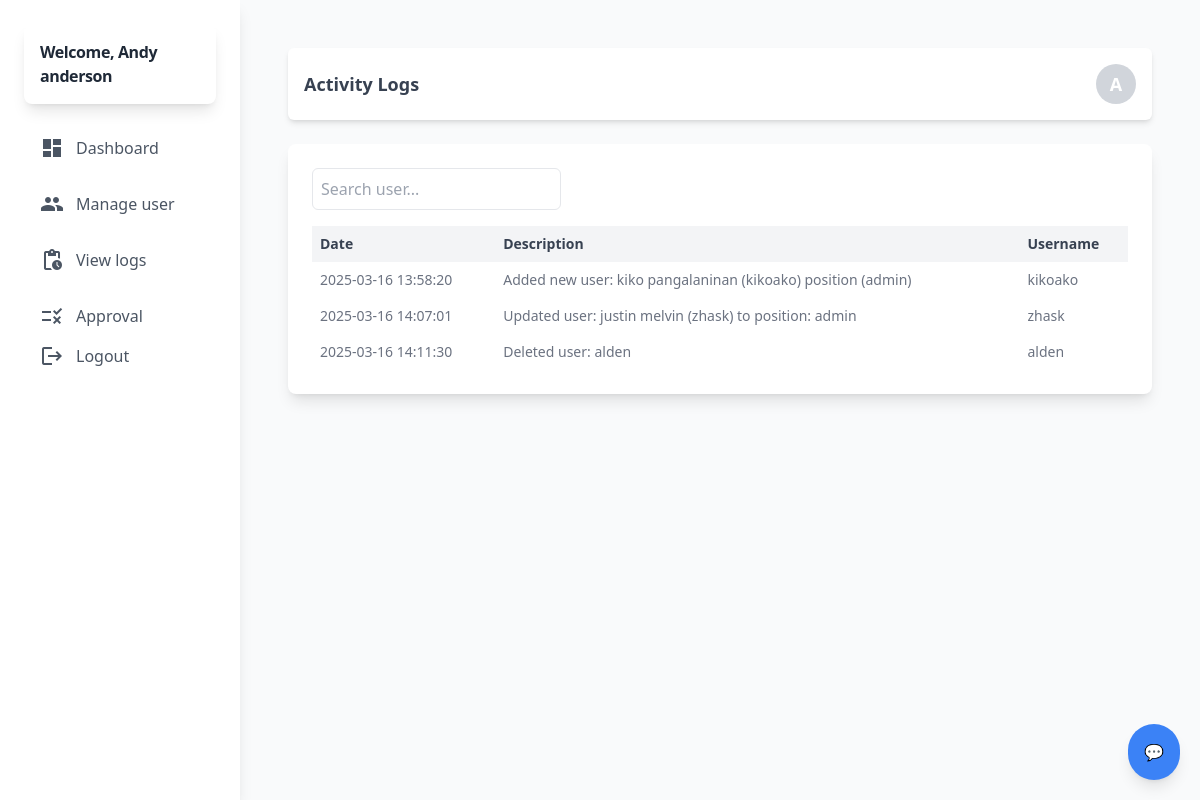
The app's page /admin/view_logs.php (signed in) with its own data.
### tables this page shows
CREATE TABLE `user` (
  `id` int(11) NOT NULL,
  `name` varchar(255) NOT NULL,
  `username` varchar(255) NOT NULL,
  `password` varchar(255) NOT NULL,
  `type` varchar(60) NOT NULL,
  `status` int(11) NOT NULL DEFAULT 1 COMMENT '0=deleted,1=existing'
);

CREATE TABLE `activity_logs` (
  `log_id` int(11) NOT NULL,
  `log_user_id` int(11) NOT NULL,
  `log_description` text NOT NULL,
  `log_date` timestamp NOT NULL DEFAULT current_timestamp() ON UPDATE current_timestamp()
);

### admin/backend/db.php (called while the page is built, shortened)
<?php
class db_connect
{
    public $host = db_host;
    public $user = db_user;
    public $pass = db_pass;
    public $name = db_name;
    public function connect()
    {
        try {
            $this->conn = new mysqli($this->host, $this->user, $this->pass, $this->name);
        } catch (\Throwable $th) {
            header("Location:setup.php");
        }
    }
}

### admin/backend/class.php (called while the page is built, shortened)
<?php
include ('db.php');
class global_class extends db_connect
{
    public function check_account($user_id ) {
        $query = "SELECT * FROM user WHERE id = $user_id";
        $result = $this->conn->query($query);
        $items = [];
        if ($result && $result->num_rows > 0) {
            while ($row = $result->fetch_assoc()) {
                $items[] = $row;
            }
        }
        return $items;
    }
    public function fetch_all_logs(){
        $query = $this->conn->prepare("SELECT * FROM `activity_logs`
        LEFT JOIN user ON user.id = activity_logs.log_user_id
        ");
        if ($query->execute()) {
            $result = $query->get_result();
            return $result;
        }
    }
}

### admin/backend/end-points/log_list.php (the view)
<?php
$fetch_all_user = $db->fetch_all_logs();
if ($fetch_all_user->num_rows>0): ?>
    <?php foreach ($fetch_all_user as $user):
        ?>
       <tr>
            <td class="p-2"><?php echo htmlspecialchars($user['log_date']); ?></td>
            <td class="p-2"><?php echo htmlspecialchars($user['log_description']); ?></td>
            <td class="p-2"><?php echo htmlspecialchars($user['username']); ?></td>
        </tr>
    <?php endforeach; ?>
<?php else: ?>
    <tr>
        <td colspan="5" class="p-2">No record found.</td>
    </tr>
<?php endif; ?>

### admin/components/header.php (shortened to what this page needs)
<?php
include('backend/class.php');
$db = new global_class();
if (isset($_SESSION['id'])) {
    $admin_id = intval($_SESSION['id']);
    $account = $db->check_account($admin_id);
} else {
   header('location: index.php');
}
?>
<!DOCTYPE html>
<html lang="en">
<head>
  <script src="https://cdn.tailwindcss.com"></script>
  <link rel="stylesheet" href="https://cdnjs.cloudflare.com/ajax/libs/AlertifyJS/1.13.1/css/alertify.css" />
</head>
<body class="bg-gray-100 font-sans antialiased">
  <div class="min-h-screen flex flex-col lg:flex-row">
<aside id="sidebar" class="bg-white shadow-lg w-64 lg:w-1/5 xl:w-1/6 p-6 space-y-6 lg:static fixed inset-y-0 left-0 z-50 transform -translate-x-full lg:translate-x-0 transition-transform duration-300 ease-in-out">
  <div class="flex items-center space-x-4 p-4 bg-white rounded-lg shadow-lg hover:shadow-xl transition-shadow duration-300">
  <h1 class="text-1xl font-bold text-gray-800 tracking-tight text-left lg:text-left hover:text-indigo-600 transition-colors duration-300">Welcome, <?=ucfirst($account[0]['name'])?></h1>
</div>
  <nav class="space-y-4 text-left lg:text-left">
    <?php if($account[0]['type']=="super admin"){?>
      <a href="index.php" class="flex items-center lg:justify-start space-x-3 text-gray-600 hover:text-blue-500 hover:bg-gray-100 px-4 py-2 rounded-md transition-all duration-300">
          <span class="material-icons">dashboard</span>
          <span>Dashboard</span>
      </a>
        <a href="manage_user.php" class="flex items-center lg:justify-start space-x-3 text-gray-600 hover:text-blue-500 hover:bg-gray-100 px-4 py-2 rounded-md transition-all duration-300">
          <span class="material-icons">group</span>
          <span>Manage user </span>
      </a>
      <a href="view_logs.php" class="flex items-center lg:justify-start space-x-3 text-gray-600 hover:text-blue-500 hover:bg-gray-100 px-4 py-2 rounded-md transition-all duration-300">
          <span class="material-icons">pending_actions</span>
          <span>View logs</span>
      </a>
      <a href="approval.php" class="flex items-center lg:justify-start space-x-3 text-gray-600 hover:text-blue-500 hover:bg-gray-100 px-4 py-2 rounded-md transition-all duration-300">
          <span class="material-icons">rule</span>
          <span>Approval</span>
      </a>
      <?php } ?>
      <a href="logout.php">
          <button class="flex items-center lg:justify-start  space-x-3 text-gray-600 hover:text-red-500 hover:bg-gray-100 px-4 py-2 rounded-md transition-all duration-300">
              <span class="material-icons">logout</span>
              <span>Logout</span>
          </button>
        </a>
  </nav>
</aside>
    <main class="flex-1 bg-gray-50 p-8 lg:p-12">

### admin/view_logs.php
<?php
include "components/header.php";
?>
<div class="flex justify-between items-center bg-white p-4 mb-6 rounded-md shadow-md">
    <h2 class="text-lg font-semibold text-gray-700">Activity Logs</h2>
    <div class="w-10 h-10 bg-gray-300 rounded-full flex items-center justify-center text-lg font-bold text-white">
        <?php
        echo substr(ucfirst($account[0]['name']), 0, 1);
        ?>
    </div>
</div>
<div class="bg-white rounded-lg shadow-lg p-6">
    <div class="mb-4">
        <input type="text" id="searchInput" class="p-2 border rounded-md" placeholder="Search user...">
    </div>
    <div class="overflow-x-auto">
        <table id="userTable" class="display table-auto w-full text-sm text-left text-gray-500 dark:text-gray-400">
            <thead class="bg-gray-100 text-gray-700">
                <tr>
                    <th class="p-2">Date</th>
                    <th class="p-2">Description</th>
                    <th class="p-2">Username</th>
                </tr>
            </thead>
            <tbody>
                <?php include "backend/end-points/log_list.php"; ?>
            </tbody>
        </table>
    </div>
</div>
<?php
include "components/footer.php";
?>

### records on screen
user: name "Andy anderson", name "A"
activity_logs: log_date "2025-03-16 13:58:20", log_description "Added new user: kiko pangalaninan (kikoako) position (admin)", user.username "kikoako"
activity_logs: log_date "2025-03-16 14:07:01", log_description "Updated user: justin melvin (zhask) to position: admin", user.username "zhask"
activity_logs: log_date "2025-03-16 14:11:30", log_description "Deleted user: alden", user.username "alden"
